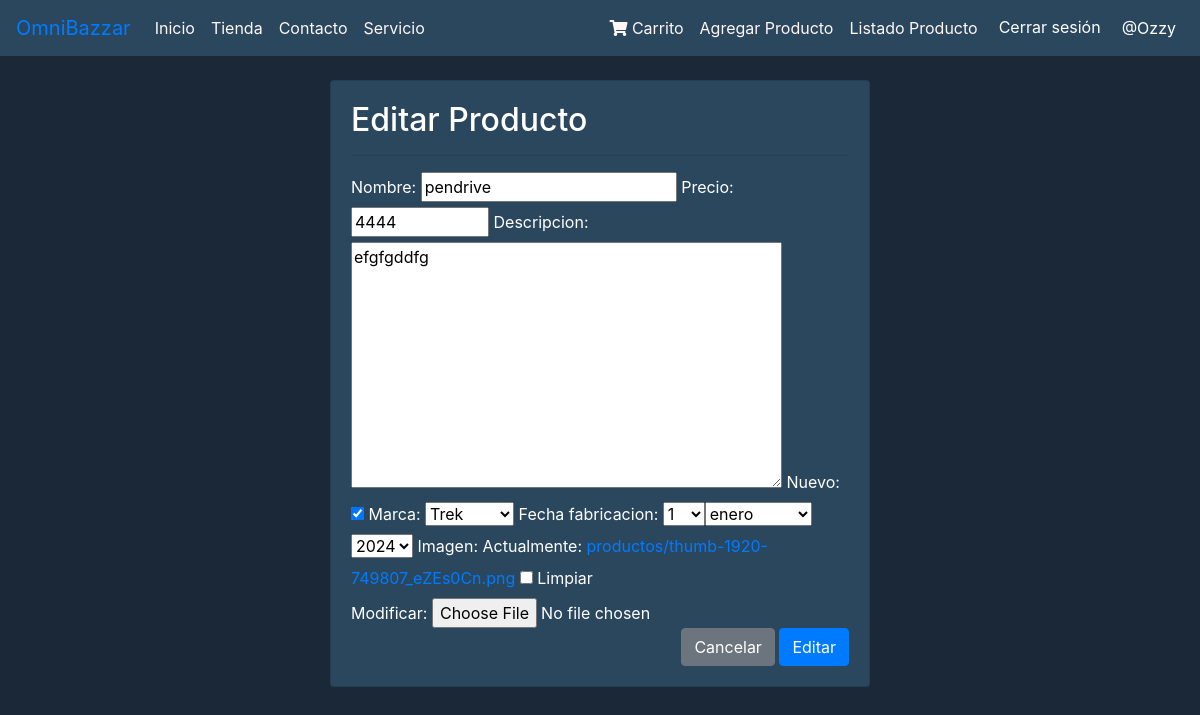
Screenshot of /modificar-producto/29/ (signed in) with the database file from the repository.
### productos/models.py (models this page shows, shortened)
class Producto(models.Model):
    nombre = models.CharField(max_length=50)
    precio = models.IntegerField()
    descripcion = models.TextField()
    nuevo = models.BooleanField()
    marca = models.ForeignKey(Marca, on_delete=models.PROTECT)
    fecha_fabricacion = models.DateField()
    imagen = models.ImageField(upload_to="productos", null=True)
    usuario = models.ForeignKey(User, on_delete=models.CASCADE, null=True, blank=True)

class Marca(models.Model):
    nombre = models.CharField(max_length=50)
    def __str__(self):
        return self.nombre

### productos/views.py (the view, shortened to what this page needs)
# urls.py: path('modificar-producto/<id>/', modificar_producto, name='modificar_producto'),
@permission_required('productos.change_producto')
def modificar_producto(request, id):
    producto = get_object_or_404(Producto, id=id)
    data = {
        'form': ProductoForm(instance=producto)
    }
    return render(request, 'agregacion/modificar.html', data)

### productos/forms.py (shortened to what this page needs)
class ProductoForm(forms.ModelForm):
    nombre = forms.CharField(min_length=3, max_length=50)
    imagen = forms.ImageField(required=False, validators=[MaxSizeFileValidator(max_file_size=2)]) # Campo no obligatorio
    precio = forms.IntegerField(min_value=1, max_value=1500000)
    class Meta:
        model = Producto
        fields = ['nombre', 'precio', 'descripcion', 'nuevo', 'marca', 'fecha_fabricacion', 'imagen']
        widgets = {
            "fecha_fabricacion": forms.SelectDateWidget()
        }

### productos/templates/agregacion/modificar.html (shortened to what this page needs)
{% extends "productos/base.html" %}
{% block content %}
<div class="container">
    <div class="row">
        <div class="col-12 col-md-6 offset-md-3">
            <div class="card" style="background-color: #2a475e;";>
                <div class="card-body">
                    <h2 style="color: white;">Editar Producto</h2>
                    <hr>
                    <form action="" method="post" enctype="multipart/form-data" style="color: white;">
                        {{ form }}
                        <div class="d-flex justify-content-end">
                            <input type="reset" value="Cancelar" class="btn btn-secondary">
                            <input type="submit" value="Editar" class="btn btn-primary">
                        </div>
                    </form>
                </div>
            </div>
        </div>
    </div>
</div>
{% endblock %}

### productos/templates/productos/base.html (shortened to what this page needs)
<!DOCTYPE html>
<html lang="en">
<head>
  <link rel="stylesheet" href="https://cdn.jsdelivr.net/npm/bootstrap@4.6.2/dist/css/bootstrap.min.css">
  {% load static %}
  <link rel="stylesheet" href="{% static 'productos/css/styles.css' %}">
  <link rel="stylesheet" href="https://cdnjs.cloudflare.com/ajax/libs/font-awesome/5.15.4/css/all.min.css">
</head>
<body class="body">
  <nav class="navbar navbar-expand-sm navbar-custom">
    <a class="navbar-brand" href="#">OmniBazzar</a>
    <div class="collapse navbar-collapse" id="navbarNav">
      <ul class="navbar-nav mr-auto">
        <li class="nav-item">
          <a class="nav-link" href="{% url 'home' %}">Inicio</a>
        </li>
        <li class="nav-item">
          <a class="nav-link" href="{% url 'Tienda' %}">Tienda</a>
        </li>
        <li class="nav-item">
          <a class="nav-link" href="{% url 'Contacto' %}">Contacto</a>
        </li>
        <li class="nav-item">
          <a class="nav-link" href="{% url 'servicio' %}">Servicio</a>
        </li>
      </ul>
      <ul class="navbar-nav ml-auto">
        <li class="nav-item">
          <a class="nav-link" href="#"><i class="fas fa-shopping-cart"></i> Carrito</a>
        </li>
        {% if perms.productos.add_producto %}
        <li class="nav-item">
          <a href="{% url 'agregar_producto' %}" class="nav-link">Agregar Producto</a>
        </li>
        {% endif %}
        {% if perms.productos.view_producto %}
        <li class="nav-item">
          <a href="{% url 'listar_productos' %}" class="nav-link">Listado Producto</a>
        </li>
        {% endif %}
        {% if user.is_authenticated %}
        <li class="nav-item">
          <form action="{% url 'logout' %}" method="post" class="form-inline">
            <button type="submit" class="btn btn-link text-white">Cerrar sesión</button>
          </form>
        </li>
        <li class="nav-item">
          <a href="{% url 'profile' %}" class="nav-link text-white">@{{ user.username }}</a>
        </li>
        {% else %}
        <li class="nav-item">
          <a href="{% url 'login' %}" class="btn btn-link text-white">Iniciar sesión</a>
        </li>
        {% endif %}
      </ul>
    </div>
  </nav>
  <br>
  {% block content %}
  {% endblock %}
</body>
</html>

### productos/static/productos/css/styles.css (style rules this page uses)
.body { background-color: #1b2838; }

### productos/templates/productos/base.html (style rules this page uses)
.navbar-custom { background-color: #2a475e; }
.navbar-custom .nav-link { color: rgb(255, 246, 246); }

### rows the page displays
Producto: nombre "pendrive", precio "4444", descripcion "efgfgddfg", nuevo "☑", marca "Trek"

### other values shown
{{ user.username }} "Ozzy"
